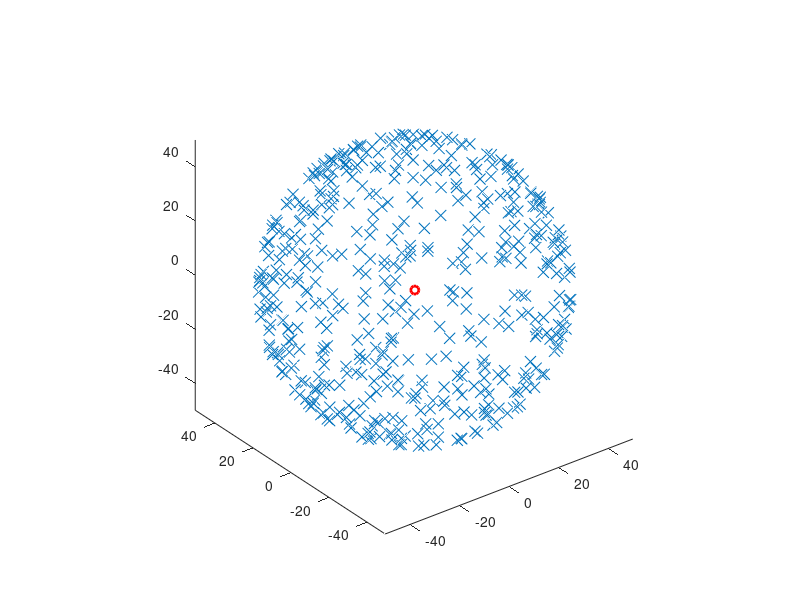
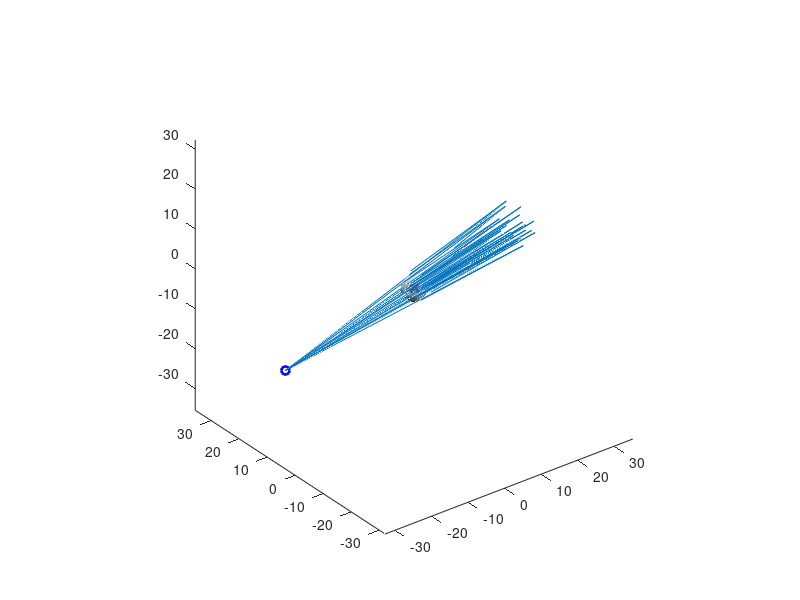
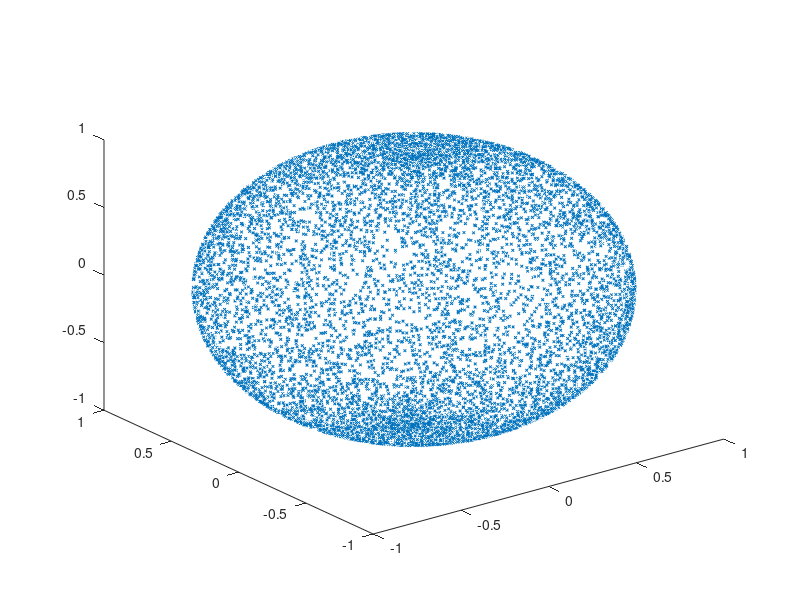

Write MATLAB code to recreate these figures, in order.
% This script is a complete mess of random tests to try  
%   1. get random sphere sampling correct, and 
%   2. get random conical sampling from a random point on a sphere correct
% 
% Too much of my [Kirby's] life has been dedicated to this completely
% incoherent script for any amount of commenting to do it justice, so
% perhaps just let it be. Or run sections of it if you're curious. 
% 
% Additional resources: 
% https://mathworld.wolfram.com/SpherePointPicking.html
% https://mathworld.wolfram.com/DiskPointPicking.html
% 
% Kirby Heck 09/19/2021

%% number of points for a sphere(n)

n = (1:32)';
nPoints = zeros(length(n), 1); 
for ii = 1:length(n)
    [X,Y,Z] = sphere(n(ii));
    r_0 = [X(:), Y(:), Z(:)];  % rearrange sphere
    r_0 = unique(r_0, 'rows'); 
    nPoints(ii) = length(r_0(:,1)); 
end

% sphere(n) will generate n^2-n+2 = (n+1)(n-2) unique points. 


%% random spherical distribution
N = 512; 
theta = pi*(2*rand(N, 1)-1); 
phi = acos((2*rand(N,1)-1)); 

r_sphere = 50; 
z = cos(phi)*r_sphere; 
x = sqrt(r_sphere^2-z.^2).*cos(theta); 
y = sqrt(r_sphere^2-z.^2).*sin(theta); 

figure('name', 'random sphere points'); 
plot3(x,y,z, 'x', 'MarkerSize', 8, 'linewidth', 0.5); 
hold on; 
plot3(0, 0, 0, 'ro', 'LineWidth', 2); axis equal; 


%% extension: randomly generated perturbations
M = 25; 
thresh = 3;  % inner radius
v = 2*r_sphere; 
psi = asin(thresh/r_sphere); 
rho = thresh*cos(psi); 
th_hat = 2*pi*rand(M,1); 
r_hat = rho*sqrt(rand(M,1)); 
R_prime = r_sphere*cos(psi); 
[x_s, y_s, z_s] = sphere(10); 
x_s = x_s*thresh; 
y_s = y_s*thresh; 
z_s = z_s*thresh; 

figure; 
for ii = 1:N
    v_hat = [repmat(R_prime, [M 1]), r_hat.*cos(th_hat), r_hat.*sin(th_hat)]'; 
    R_Z = [cos(theta(ii)), -sin(theta(ii)), 0; 
           sin(theta(ii)), cos(theta(ii)), 0; 
           0, 0, 1]; 
%     alpha = pi/2-phi(ii);  
%     R_Y = [cos(alpha), 0, -sin(alpha); 
%            0, 1, 0; 
%            sin(alpha), 0, cos(alpha)]; 
    R_Y = [sin(phi(ii)), 0, -cos(phi(ii)); ...
           0, 1, 0; ...
           cos(phi(ii)), 0, sin(phi(ii))]; 
%     v_hat = -v_hat; 
    v_hat = R_Y*v_hat; 
    v_hat = R_Z*v_hat; 
    v_hat = -v_hat';  % flip and transpose

    v_i = v*v_hat./vecnorm(v_hat,2,2); 
    plot3(x(ii), y(ii), z(ii), 'bo', 'LineWidth', 2); 
    hold on; 
    plot3(0,0,0, 'rx', 'LineWidth', 2); 
    X = repmat(x(ii), [M 1]); 
    Y = repmat(y(ii), [M 1]); 
    Z = repmat(z(ii), [M 1]); 
    quiver3(X, Y, Z, v_i(:,1), v_i(:,2), v_i(:,3)); 
    colormap(gray); 
    surf(x_s, y_s, z_s, 'EdgeColor', 'none', 'facealpha', 0.7);  
    hold off; axis equal; 
    
    break  % comment this line out if looking at multiple random samples
    
%     god bless this finally works idk why the rotation matrices are
%     flipped in their multiplication order but uh whatever works I guess

%     view(90+theta(ii)*180/pi, 90-phi(ii)*180/pi)
    
end


%% WRONG sphere distribution
N = 10000; 
theta = 2*pi*rand(N, 1); 
phi = 2*pi*rand(N, 1) - pi; 

x = sqrt(1-cos(phi).^2).*cos(theta); 
y = sqrt(1-cos(phi).^2).*sin(theta); 
z = cos(phi); 

figure; 
plot3(x,y,z, 'x', 'MarkerSize', 2); 
